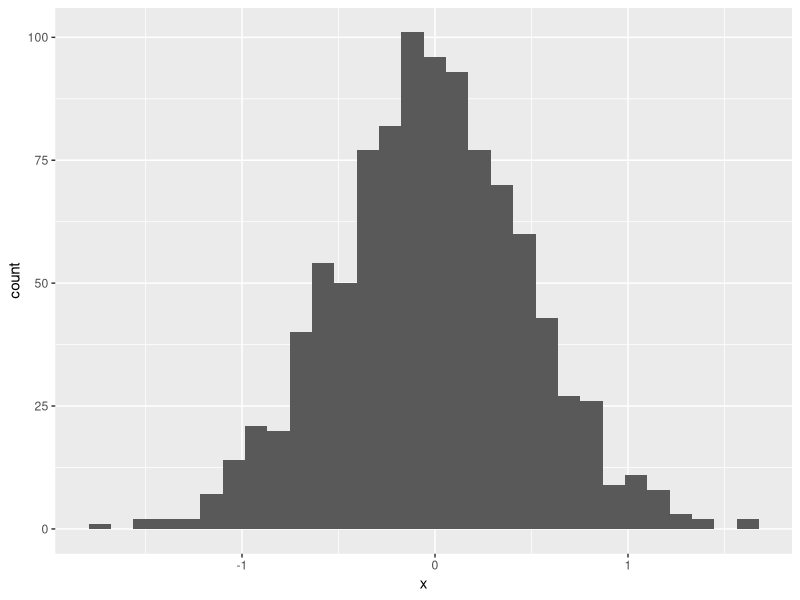
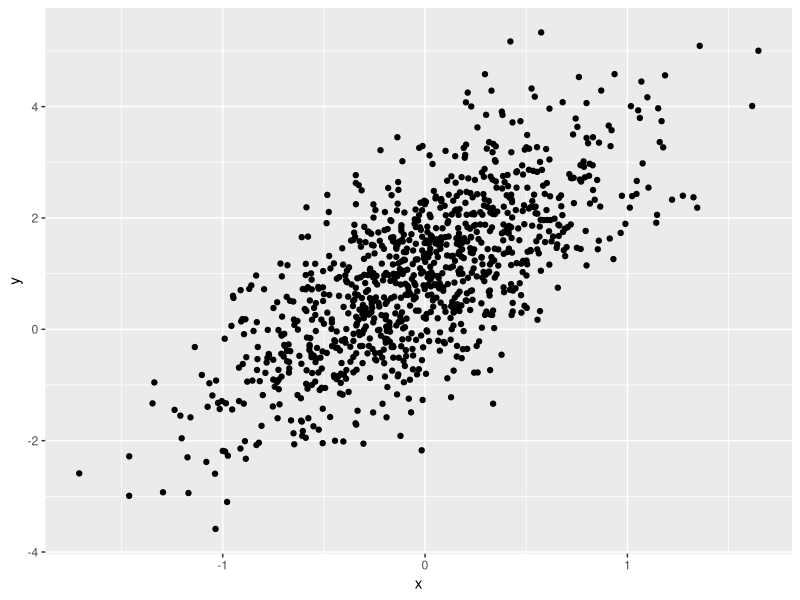
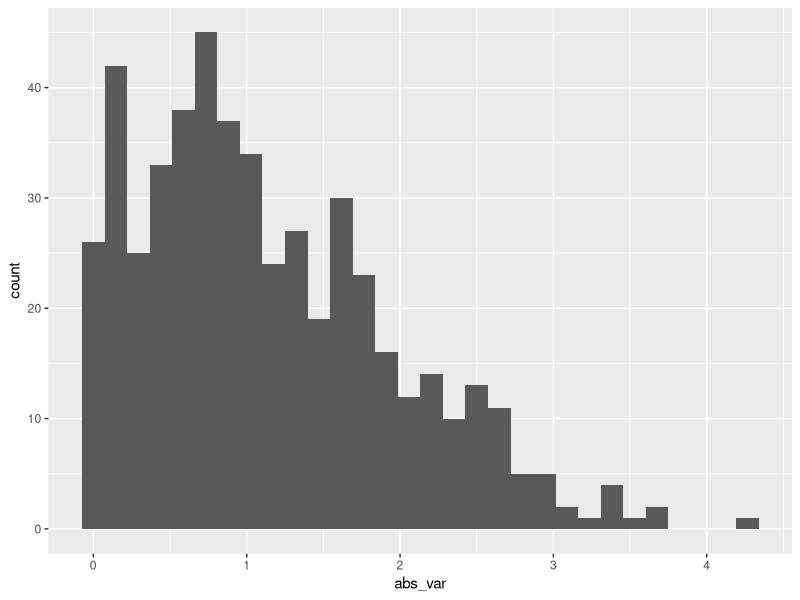

Source code (R) for these figures, in order:
## ---- chunk 1
library(tidyverse)
## ---- chunk 2
samp = rnorm(100)
length(samp)
## ---- chunk 3
plot_df=
  tibble(
    x=rnorm(1000, sd=0.5),
    y=1+2*x+rnorm(1000)
  )
head(plot_df)
## ---- chunk 4
ggplot(plot_df, aes(x=x))+geom_histogram()
ggplot(plot_df, aes(x=x,y=y))+geom_point()
## ---- chunk 5
# click setting on the right, 
set.seed(0)

la_df= tibble(
  num_var= rnorm(500, mean=1),
  log_var= num_var > 0, # either T or F
  abs_var= abs(num_var) #abs() absolute value
)
ggplot(la_df, aes(x = abs_var))+geom_histogram()
